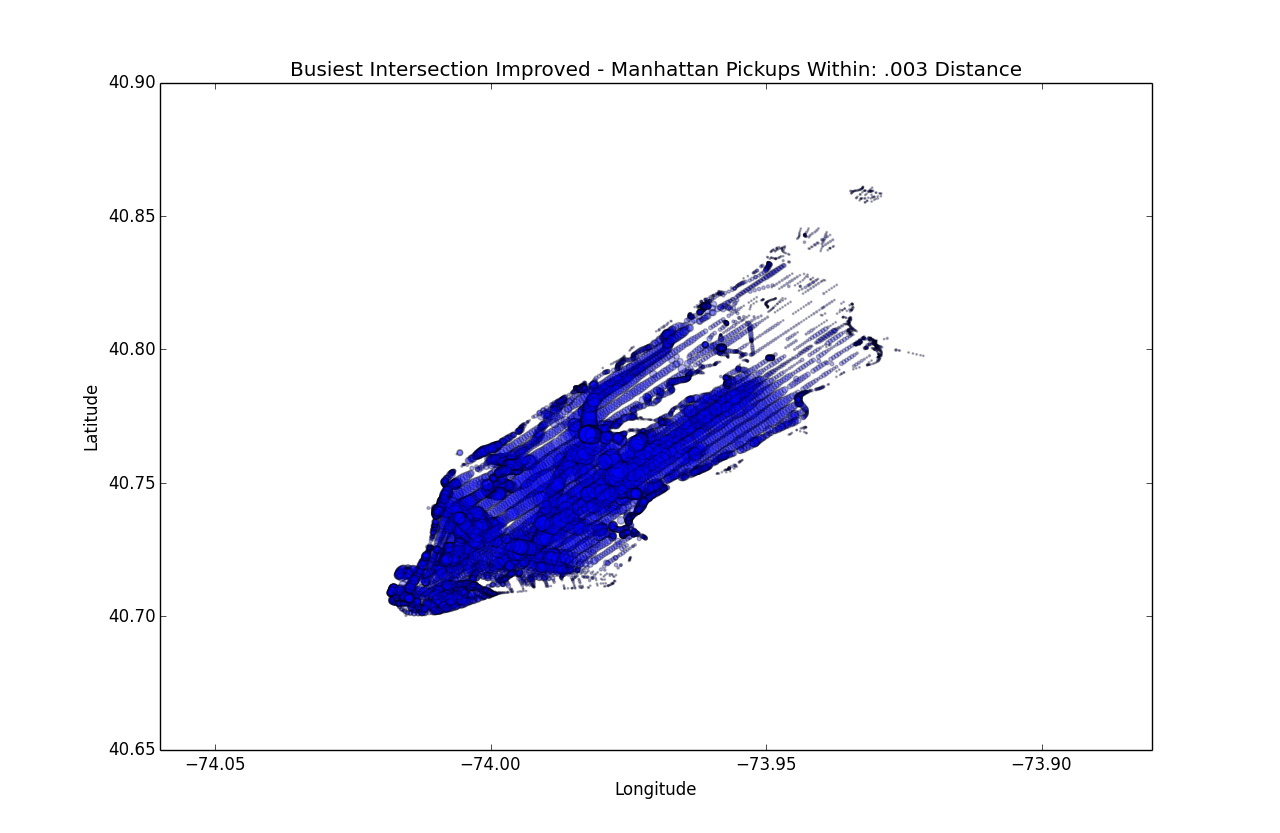

Python code for this plot:
import sys
import time
import csv
from math import sqrt
from scipy import spatial
import matplotlib.pyplot as plt

def loadRoadNetworkIntersections(filename):
    #bbox around Manhattan
    latBounds = [40.6,40.9]
    lngBounds = [-74.05,-73.90]
    #
    listWithIntersectionCoordinates = []
    f = open(filename)
    reader = csv.reader(f, delimiter=' ')
    for l in reader:
        try:
            point = [float(l[0]),float(l[1])]
            if latBounds[0] <= point[0] <= latBounds[1] and lngBounds[0] <= point[1] <= lngBounds[1]:
                listWithIntersectionCoordinates.append(point)
        except:
            print l

    return listWithIntersectionCoordinates

def loadTaxiTrips(filename):
    #load pickup positions
    loadPickup = True
    #bbox around Manhattan
    latBounds = [40.6,40.9]
    lngBounds = [-74.05,-73.90]
    #
    f = open(filename)
    reader = csv.reader(f)
    header = reader.next()
    #
    if loadPickup:        
        lngIndex = header.index(' pickup_longitude')
        latIndex = header.index(' pickup_latitude')
    else:
        latIndex = header.index(' dropoff_latitude')
        lngIndex = header.index(' dropoff_longitude')
    result = []
    for l in reader:
        try:
            point = [float(l[latIndex]),float(l[lngIndex])]
            if latBounds[0] <= point[0] <= latBounds[1] and lngBounds[0] <= point[1] <= lngBounds[1]:
                result.append(point)

        except:
            print l
    return result
    
def naiveApproach(intersections, tripLocations, distanceThreshold):
    #counts is a dictionary that has as keys the intersection index in the intersections list
    #and as values the number of trips in the tripLocation list which are within a distance of
    #distanceThreshold from the intersection
    counts = {}
    startTime = time.time()

    #TODO: insert your code here. You should implement the naive approach, i.e., loop 
    #      through all the trips and find the closest intersection by looping through
    #      all of them
    for x in range(len(intersections)):
		counts[x] = 0
		
        
    for x in intersections:			
		global x_idx
		
		for p in tripLocations:			# pickups
			dist = sqrt((x[0] - p[0])**2 + (x[1] - p[1])**2)
			if dist <= distanceThreshold:
				counts[x_idx] += 1
		x_idx += 1

    #
    endTime = time.time()
    print 'The naive computation took', (endTime - startTime), 'seconds'
    return counts

def kdtreeApproach(intersections, tripLocations, distanceThreshold):
    #counts is a dictionary that has as keys the intersection index in the intersections list
    #and as values the number of trips in the tripLocation list which are within a distance of
    #distanceThreshold from the intersection
    counts = {}
    startTime = time.time()

    #TODO: insert your code here. You should build the kdtree and use it to query the closest
    #      intersection for each trip
    for x in range(len(intersections)):
		counts[x] = 0
		
    tree = spatial.KDTree(intersections)
    
    pts = tripLocations
    
    for i in tree.query_ball_point(pts, r=distanceThreshold):
		for j in i:
			counts[j] += 1
	
	#
    endTime = time.time()
    print 'The kdtree computation took', (endTime - startTime), 'seconds'
    return counts

def plotResults(intersections, counts):
    #TODO: intersect the code to plot here
    intersectCount = {'lat': [], 'lng': [], 'count': []}
    
    for k in counts:
		intersectCount['lat'].append(intersections[k][0])
		intersectCount['lng'].append(intersections[k][1])
		intersectCount['count'].append(counts[k])
		
    # print intersectCount    

    plt.scatter(intersectCount['lng'], intersectCount['lat'], s=intersectCount['count'], alpha=0.3)
    plt.title('Busiest Intersection Improved - Manhattan Pickups Within: ' + str(sys.argv[3]) + ' Distance')
    plt.ylabel('Latitude')
    plt.xlabel('Longitude')
    plt.show()
    print 'TODO'

def extraCredit(intersections, counts):
    #TODO: intersect the code to plot here
    print 'TODO'

if __name__ == '__main__':
    #these functions are provided and they already load the data for you
    roadIntersections = loadRoadNetworkIntersections(sys.argv[1])
    tripPickups       = loadTaxiTrips(sys.argv[2])
    distanceThreshold = float(sys.argv[3])
    
    # print tripPickups
    
    #You need to implement this one. You need to make sure that the counts are correct
    x_idx = 0				# intersection index
    naiveCounts = naiveApproach(roadIntersections,tripPickups, distanceThreshold)
    # print naiveCounts
    '''tripCounts = 0
    
    for k in naiveCounts:
		tripCounts += naiveCounts[k]
		
    print tripCounts'''
    
    #You need to implement this one. You need to make sure that the counts are correct
    kdtreeCounts = kdtreeApproach(roadIntersections,tripPickups, distanceThreshold)
    # print kdtreeCounts
    '''KDtripCounts = 0
    
    for k in kdtreeCounts:
		KDtripCounts += kdtreeCounts[k]
		
    print KDtripCounts'''

    #
    plotResults(roadIntersections,kdtreeCounts)
